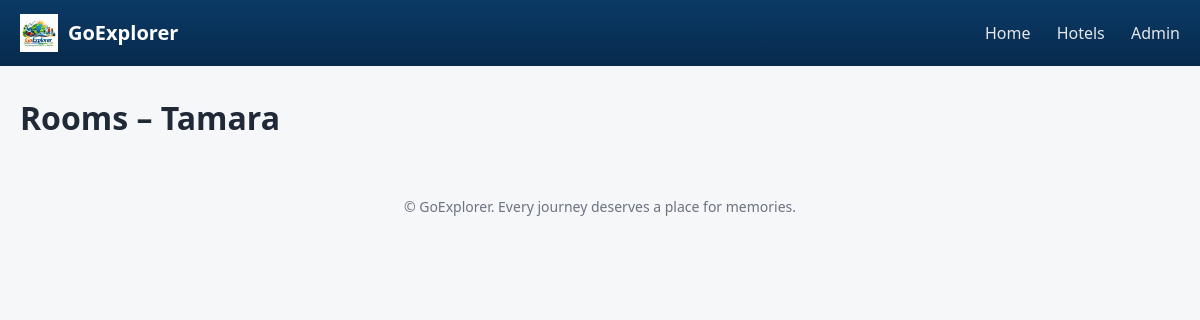
The app's page /rooms/2/?check_in=None&check_out=None, older data.
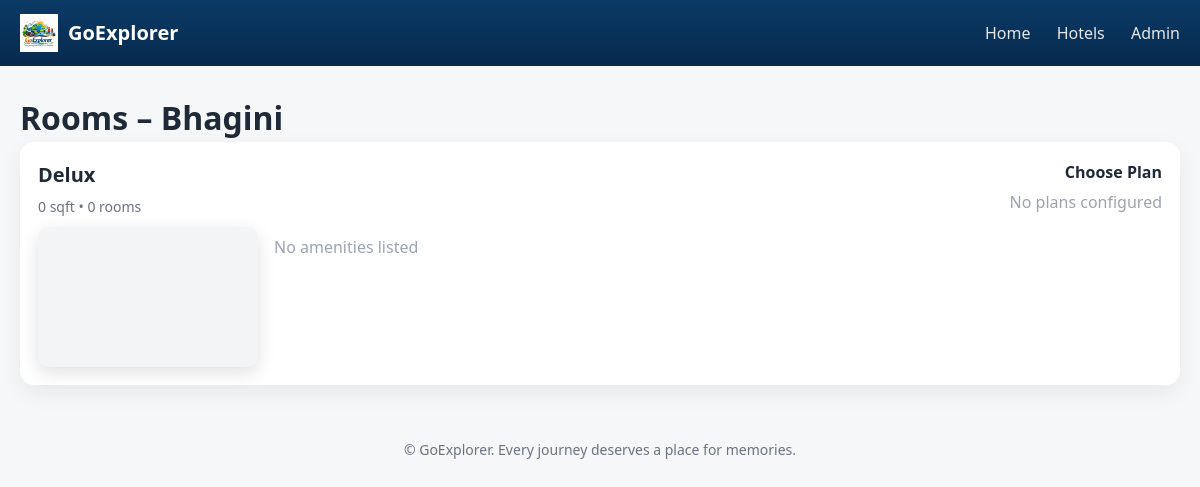
The same page, newer data.
### booking/models.py (models this page shows, shortened)
class Hotel(models.Model):
    RATING_CHOICES = (
        (3, "3 Star"),
        (4, "4 Star"),
        (5, "5 Star"),
    )
    name = models.CharField(max_length=200)
    city = models.CharField(max_length=100)
    address = models.TextField(blank=True)
    rating = models.PositiveSmallIntegerField(choices=RATING_CHOICES, default=3)
    is_active = models.BooleanField(default=True)

class RoomType(models.Model):
    hotel = models.ForeignKey(Hotel, on_delete=models.CASCADE)
    name = models.CharField(max_length=100)
    price = models.DecimalField(max_digits=10, decimal_places=2, null=True, blank=True, db_column='price')
    base_price = models.PositiveIntegerField(default=0)
    room_size_sqft = models.PositiveIntegerField(default=0)
    total_rooms = models.PositiveIntegerField(default=0)
    amenities = models.ManyToManyField(Amenity, blank=True)

### booking/views_ui.py (the view)
def rooms_list(request, hotel_id):
    hotel = get_object_or_404(Hotel, id=hotel_id)
    return render(request, "booking/room_list.html", {
        "hotel": hotel,
        "rooms": RoomType.objects.filter(hotel=hotel),
        "images": hotel.images.all(),
        "check_in": request.GET.get("check_in"),
        "check_out": request.GET.get("check_out"),
    })

### booking/templates/booking/room_list.html (shortened to what this page needs)
{% extends "booking/base.html" %}
{% block content %}
<h1>Rooms – {{ hotel.name }}</h1>
{% for room in rooms %}
<div class="card room-card">
    <div class="room-left">
        <div class="room-head">
            <h3 class="room-title">{{ room.name }}</h3>
            <p class="room-meta">{{ room.room_size_sqft }} sqft • {{ room.total_rooms }} rooms</p>
        </div>
        <div class="room-body">
            <div class="room-thumb-wrap">
                {% if hotel.images.all %}
                    <img class="room-thumb" src="{{ hotel.images.all.0.image.url }}" alt="{{ room.name }}">
                {% else %}
                    <div class="room-thumb placeholder"></div>
                {% endif %}
            </div>
            <div class="room-info">
                <div class="amenities">
                    {% for amenity in room.amenities.all %}
                        <span class="amenity-item">{{ amenity.name }}</span>
                    {% empty %}
                        <span class="muted">No amenities listed</span>
                    {% endfor %}
                </div>
            </div>
        </div>
    </div>
    <div class="room-right">
        <h4 class="choose-plan">Choose Plan</h4>
        <div class="plan-grid">
        {% for plan in room.plans.all %}
            <div class="plan-box">
                <div class="plan-title">{{ plan.get_plan_type_display }}</div>
                <div class="plan-price">₹ {{ plan.price }} <span class="per-night">/ night</span></div>
                <a class="btn-primary btn-select"
                   href="{% url 'review_booking' %}?plan_id={{ plan.id }}&check_in={{ check_in }}&check_out={{ check_out }}">
                   Select
                </a>
            </div>
        {% empty %}
            <p class="muted">No plans configured</p>
        {% endfor %}
        </div>
    </div>
</div>
{% endfor %}
{% endblock %}

Row changes from the older to the newer data that the page shows:
changed Hotel: name "Tamara" → "Bhagini"
added RoomType: name "Delux", room_size_sqft "0", total_rooms "0"
